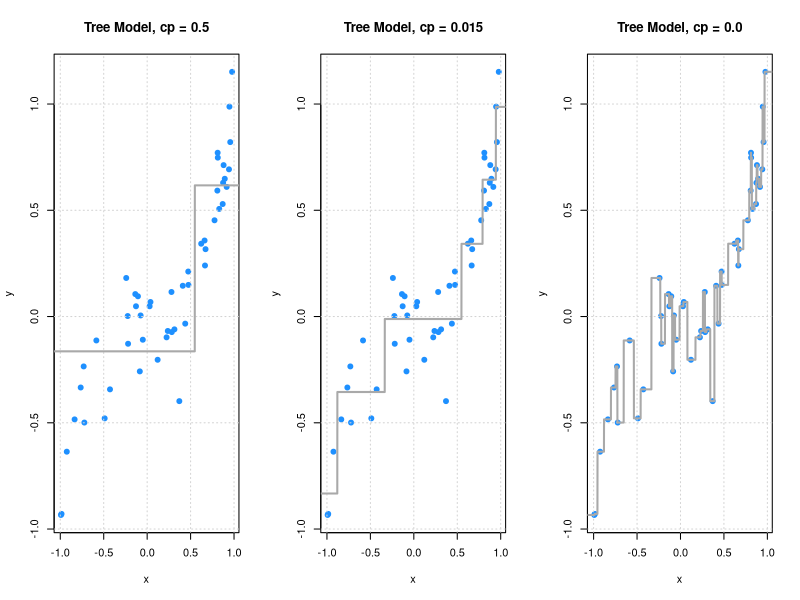
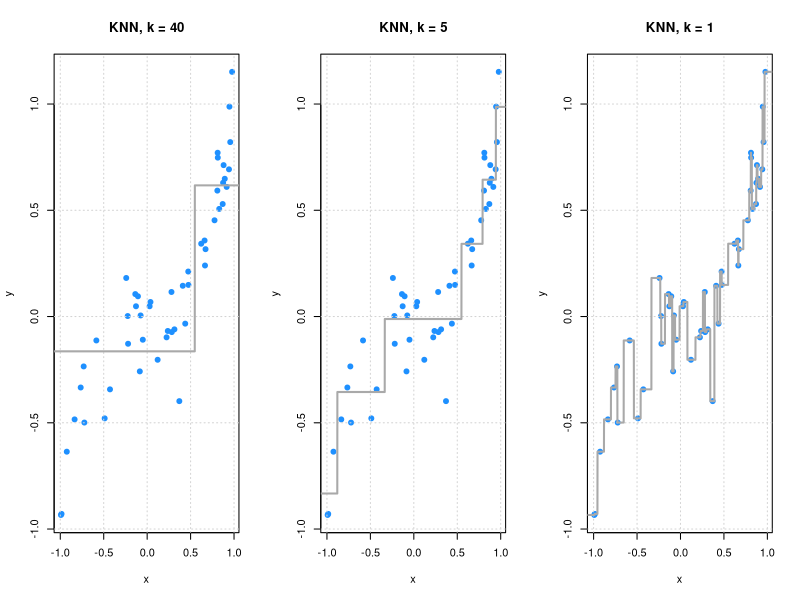
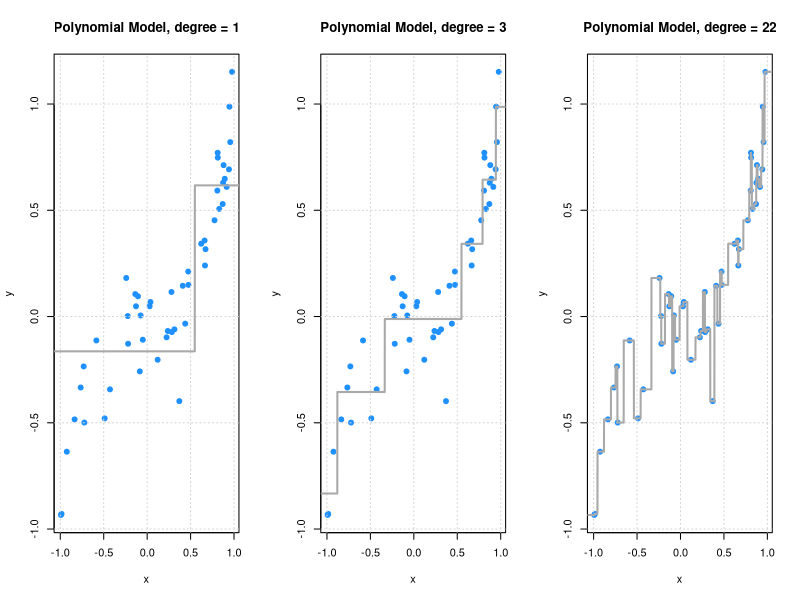

Generate these figures, in order, with R:
## ---- chunk 1
## load packages
library(rpart)
library(FNN)
## ---- chunk 2
# simulate data

## signal
f = function(x) {
  x ^ 3
}

## define data generating processs
get_sim_data = function(f, sample_size = 50) {
  x = runif(n = sample_size, min = -1, max = 1)
  y = rnorm(n = sample_size, mean = f(x), sd = 0.15)
  data.frame(x, y)
}

## simualte training data
set.seed(42)
sim_trn_data = get_sim_data(f = f)

## simulate testing data
set.seed(3)
sim_tst_data = get_sim_data(f = f)

## create grid for plotting
x_grid = data.frame(x = seq(-1.5, 1.5, 0.001))
## ---- chunk 3
# fit models

## tree models
tree_fit_l = rpart(y ~ x, data = sim_trn_data, 
                   control = rpart.control(cp = 0.500, minsplit = 2))
tree_fit_m = rpart(y ~ x, data = sim_trn_data, 
                   control = rpart.control(cp = 0.015, minsplit = 2))
tree_fit_h = rpart(y ~ x, data = sim_trn_data, 
                   control = rpart.control(cp = 0.000, minsplit = 2))

## knn models
knn_fit_l = knn.reg(train = sim_trn_data["x"], y = sim_trn_data$y, 
                    test = x_grid, k = 40)
knn_fit_m = knn.reg(train = sim_trn_data["x"], y = sim_trn_data$y, 
                    test = x_grid, k = 5)
knn_fit_h = knn.reg(train = sim_trn_data["x"], y = sim_trn_data$y, 
                    test = x_grid, k = 1)

## polynomial models
poly_fit_l = lm(y ~ poly(x,  1), data = sim_trn_data)
poly_fit_m = lm(y ~ poly(x,  3), data = sim_trn_data)
poly_fit_h = lm(y ~ poly(x, 22), data = sim_trn_data)
## ---- chunk 4
# get predictions

## tree models
tree_fit_l_pred = predict(tree_fit_l, newdata = x_grid)
tree_fit_m_pred = predict(tree_fit_m, newdata = x_grid)
tree_fit_h_pred = predict(tree_fit_h, newdata = x_grid)

## knn models
knn_fit_l_pred = knn_fit_l$pred
knn_fit_m_pred = knn_fit_m$pred
knn_fit_h_pred = knn_fit_h$pred

## polynomial models
poly_fit_l_pred = predict(poly_fit_l, newdata = x_grid)
poly_fit_m_pred = predict(poly_fit_m, newdata = x_grid)
poly_fit_h_pred = predict(poly_fit_h, newdata = x_grid)
## ---- chunk 5
# plot fitted trees

par(mfrow = c(1, 3))
plot(y ~ x, data = sim_trn_data, col = "dodgerblue", pch = 20, 
     main = "Tree Model, cp = 0.5", cex = 1.5)
grid()
lines(x_grid$x, tree_fit_l_pred, col = "darkgrey",  lwd = 2)

plot(y ~ x, data = sim_trn_data, col = "dodgerblue", pch = 20,
     main = "Tree Model, cp = 0.015", cex = 1.5)
grid()
lines(x_grid$x, tree_fit_m_pred, col = "darkgrey",  lwd = 2)

plot(y ~ x, data = sim_trn_data, col = "dodgerblue", pch = 20, 
     main = "Tree Model, cp = 0.0", cex = 1.5)
grid()
lines(x_grid$x, tree_fit_h_pred, col = "darkgrey",  lwd = 2)
## ---- chunk 6
# plot fitted KNN

par(mfrow = c(1, 3))
plot(y ~ x, data = sim_trn_data, col = "dodgerblue", pch = 20, 
     main = "KNN, k = 40", cex = 1.5)
grid()
lines(x_grid$x, tree_fit_l_pred, col = "darkgrey",  lwd = 2)

plot(y ~ x, data = sim_trn_data, col = "dodgerblue", pch = 20,
     main = "KNN, k = 5", cex = 1.5)
grid()
lines(x_grid$x, tree_fit_m_pred, col = "darkgrey",  lwd = 2)

plot(y ~ x, data = sim_trn_data, col = "dodgerblue", pch = 20, 
     main = "KNN, k = 1", cex = 1.5)
grid()
lines(x_grid$x, tree_fit_h_pred, col = "darkgrey",  lwd = 2)
## ---- chunk 7
# plot fitted polynomials
par(mfrow = c(1, 3))
plot(y ~ x, data = sim_trn_data, col = "dodgerblue", pch = 20, 
     main = "Polynomial Model, degree = 1", cex = 1.5)
grid()
lines(x_grid$x, tree_fit_l_pred, col = "darkgrey",  lwd = 2)

plot(y ~ x, data = sim_trn_data, col = "dodgerblue", pch = 20,
     main = "Polynomial Model, degree = 3", cex = 1.5)
grid()
lines(x_grid$x, tree_fit_m_pred, col = "darkgrey",  lwd = 2)

plot(y ~ x, data = sim_trn_data, col = "dodgerblue", pch = 20, 
     main = "Polynomial Model, degree = 22", cex = 1.5)
grid()
lines(x_grid$x, tree_fit_h_pred, col = "darkgrey",  lwd = 2)
